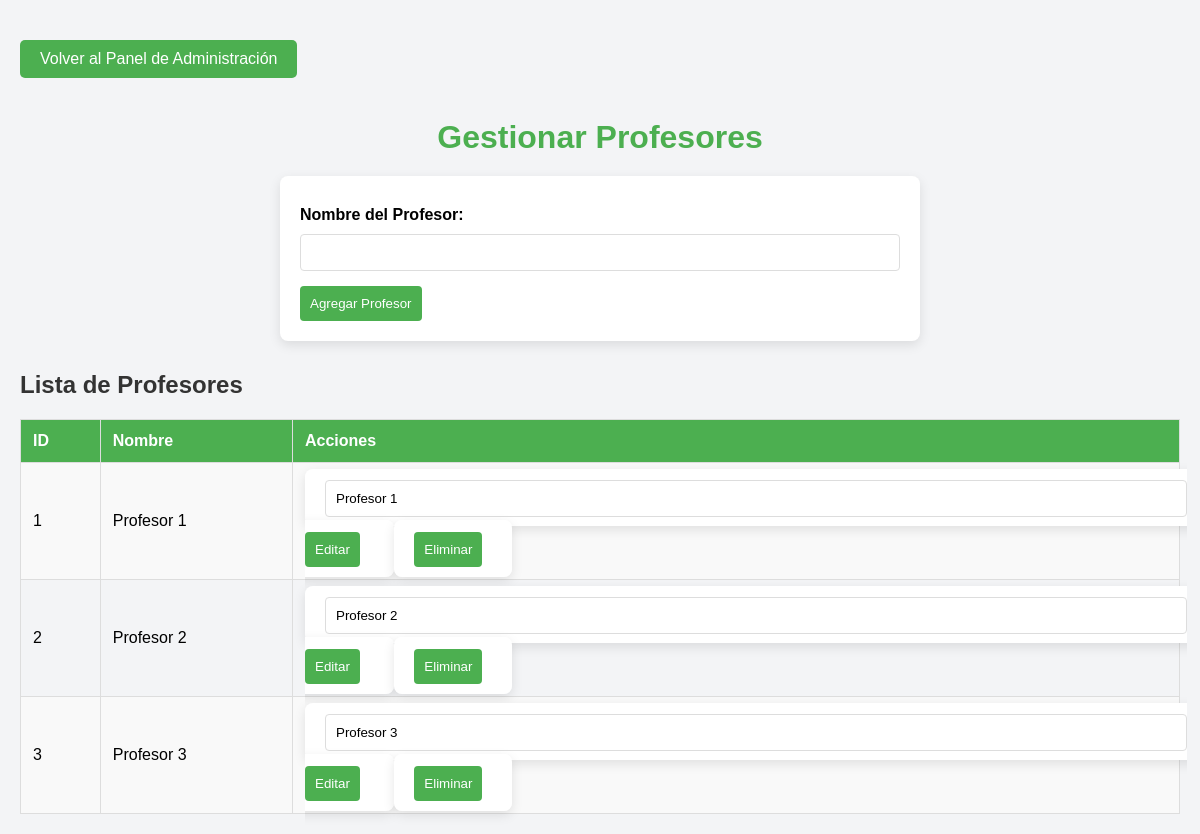
Screenshot of /controllers/ProfesorController.php (signed in) with the database file from the repository.
### tables this page shows
CREATE TABLE IF NOT EXISTS profesores (
    id INT AUTO_INCREMENT PRIMARY KEY,
    nombre VARCHAR(100) NOT NULL
);

### controllers/ProfesorController.php (called while the page is built, shortened)
<?php
include_once '../models/Profesor.php';
$conn = connectDB();
$profesores = Profesor::all($conn);
include '../views/profesores/index.php';

### models/Profesor.php (called while the page is built, shortened)
<?php
class Profesor {
    public static function all($conn) {
        $result = $conn->query("SELECT * FROM profesores");
        return $result->fetch_all(MYSQLI_ASSOC);
    }
}
?>

### views/profesores/index.php (the view, shortened to what this page needs)
<!DOCTYPE html>
<html lang="es">
<head>
    <link rel="stylesheet" href="../assets/css/styles.css">
</head>
<body>
<a href="../views/public/admin.php">Volver al Panel de Administración</a>
    <h1>Gestionar Profesores</h1>
    <form method="post" action="../controllers/ProfesorController.php">
        <label for="nombre">Nombre del Profesor:</label>
        <input type="text" id="nombre" name="nombre" required>
        <input type="submit" value="Agregar Profesor">
    </form>
    <h2>Lista de Profesores</h2>
    <table>
        <tr>
            <th>ID</th>
            <th>Nombre</th>
            <th>Acciones</th>
        </tr>
        <?php foreach ($profesores as $profesor): ?>
            <tr>
                <td><?= $profesor['id'] ?></td>
                <td><?= $profesor['nombre'] ?></td>
                <td>
                    <form style='display:inline;' method='post' action="../controllers/ProfesorController.php">
                        <input type='text' name='nombre' value='<?= $profesor['nombre'] ?>' required>
                        <input type='submit' value='Editar'>
                    </form>
                    <form style='display:inline;' method='post' action="../controllers/ProfesorController.php">
                        <input type='submit' value='Eliminar' onclick="return confirm('¿Estás seguro de que deseas eliminar este profesor?')">
                    </form>
                </td>
            </tr>
        <?php endforeach; ?>
    </table>
</body>
</html>

### views/statics/css/styles.css (style rules this page uses)
body { font-family: Arial, sans-serif; margin: 20px; background-color: #f0f8ff; }
h1 { color: #2c3e50; }
form { margin-bottom: 20px; }
label { display: block; margin-top: 10px; }
input[type="text"], input[type="email"], input[type="password"], textarea { width: 100%; padding: 8px; margin-top: 5px; border: 1px solid #ccc; border-radius: 4px; }
input[type="submit"] { padding: 10px 20px; background-color: #3498db; color: white; border: none; cursor: pointer; border-radius: 4px; }
table { width: 100%; border-collapse: collapse; }
table, th, td { border: 1px solid #ddd; }
th, td { padding: 10px; text-align: left; }
a { color: #3498db; text-decoration: none; }

### views/profesores/index.php (style rules this page uses)
body { margin: 0; background-color: #f3f4f6; font-family: Arial, sans-serif; padding: 20px; }
h1 { text-align: center; color: #4CAF50; margin-bottom: 20px; }
form { max-width: 600px; margin: 0 auto; padding: 20px; background-color: #fff; border-radius: 8px; box-shadow: 0 4px 12px rgba(0, 0, 0, 0.1); margin-bottom: 30px; }
label { display: block; margin: 10px 0 5px; font-weight: bold; }
input[type="text"] { width: 100%; padding: 10px; border: 1px solid #ddd; border-radius: 4px; box-sizing: border-box; margin-bottom: 15px; }
input[type="submit"] { background-color: #4CAF50; color: white; border: none; padding: 10px; border-radius: 4px; cursor: pointer; transition: background-color 0.3s, transform 0.3s; margin-right: 10px; display: inline-block; }
h2 { color: #333; margin-top: 30px; }
table { width: 100%; border-collapse: collapse; margin-top: 20px; }
th, td { padding: 12px; text-align: left; border: 1px solid #ddd; }
th { background-color: #4CAF50; color: white; }
tr:nth-child(even) { background-color: #f9f9f9; }
a { display: inline-block; margin: 20px 0; text-decoration: none; color: white; background-color: #4CAF50; padding: 10px 20px; border-radius: 5px; text-align: center; }

### rows the page displays
profesores: id "1", nombre "Profesor 1"
profesores: id "2", nombre "Profesor 2"
profesores: id "3", nombre "Profesor 3"
